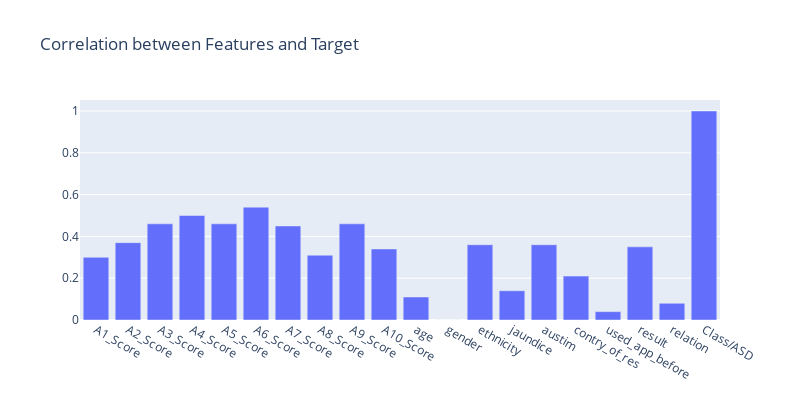

The notebook cell saved with this chart:
### Code cell
fig = go.Figure(go.Bar(x=df.columns,
                y=np.round(corr.values[-1,:], 2)))
fig.update_layout(width=800,
                height=400,
                title='Correlation between Features and Target')
fig.show()

### Figure 1 — Plotly figure (JSON) as saved in the notebook; plotly's stock layout.template omitted (floating-point values rounded to 4 significant figures)
{"data": [{"type": "bar", "x": ["A1_Score", "A2_Score", "A3_Score", "A4_Score", "A5_Score", "A6_Score", "A7_Score", "A8_Score", "A9_Score", "A10_Score", "age", "gender", "ethnicity", "jaundice", "austim", "contry_of_res", "used_app_before", "result", "relation", "Class/ASD"], "y": [0.3, 0.37, 0.46, 0.5, 0.46, 0.54, 0.45, 0.31, 0.46, 0.34, 0.11, 0, 0.36, 0.14, 0.36, 0.21, 0.04, 0.35, 0.08, 1]}], "layout": {"height": 400, "title": {"text": "Correlation between Features and Target"}, "width": 800}}
